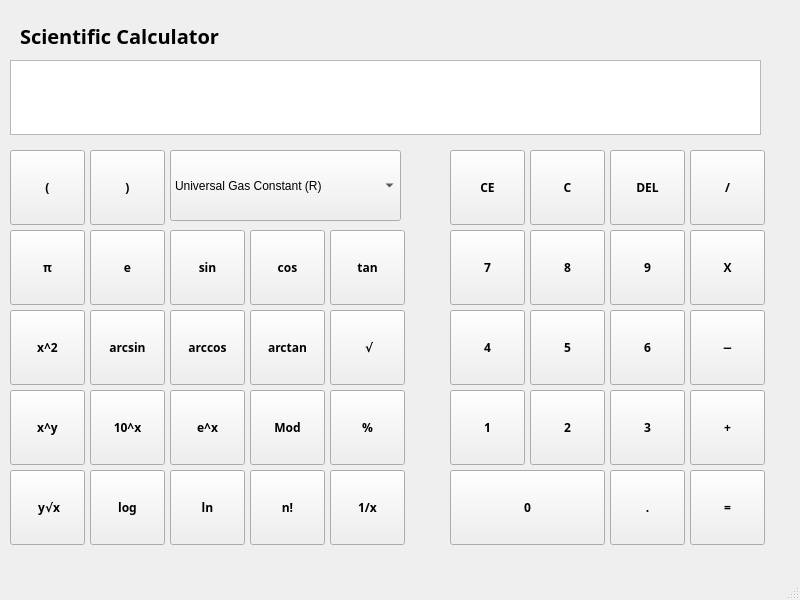
<?xml version="1.0" encoding="UTF-8"?>
<ui version="4.0">
 <class>MainWindow</class>
 <widget class="QMainWindow" name="MainWindow">
  <property name="geometry">
   <rect>
    <x>0</x>
    <y>0</y>
    <width>800</width>
    <height>600</height>
   </rect>
  </property>
  <property name="windowTitle">
   <string>MainWindow</string>
  </property>
  <property name="autoFillBackground">
   <bool>false</bool>
  </property>
  <widget class="QWidget" name="centralwidget">
   <widget class="QPushButton" name="pushButton">
    <property name="geometry">
     <rect>
      <x>450</x>
      <y>150</y>
      <width>75</width>
      <height>75</height>
     </rect>
    </property>
    <property name="font">
     <font>
      <family>Purisa</family>
      <weight>75</weight>
      <bold>true</bold>
     </font>
    </property>
    <property name="text">
     <string>CE</string>
    </property>
   </widget>
   <widget class="QPushButton" name="clearButton">
    <property name="geometry">
     <rect>
      <x>530</x>
      <y>150</y>
      <width>75</width>
      <height>75</height>
     </rect>
    </property>
    <property name="font">
     <font>
      <family>Purisa</family>
      <weight>75</weight>
      <bold>true</bold>
     </font>
    </property>
    <property name="text">
     <string>C</string>
    </property>
   </widget>
   <widget class="QPushButton" name="deleteButton">
    <property name="geometry">
     <rect>
      <x>610</x>
      <y>150</y>
      <width>75</width>
      <height>75</height>
     </rect>
    </property>
    <property name="font">
     <font>
      <family>Purisa</family>
      <weight>75</weight>
      <bold>true</bold>
     </font>
    </property>
    <property name="text">
     <string>DEL</string>
    </property>
   </widget>
   <widget class="QPushButton" name="numeral_9">
    <property name="geometry">
     <rect>
      <x>610</x>
      <y>230</y>
      <width>75</width>
      <height>75</height>
     </rect>
    </property>
    <property name="font">
     <font>
      <family>Purisa</family>
      <weight>75</weight>
      <bold>true</bold>
     </font>
    </property>
    <property name="text">
     <string>9</string>
    </property>
   </widget>
   <widget class="QPushButton" name="numeral_8">
    <property name="geometry">
     <rect>
      <x>530</x>
      <y>230</y>
      <width>75</width>
      <height>75</height>
     </rect>
    </property>
    <property name="font">
     <font>
      <family>Purisa</family>
      <weight>75</weight>
      <bold>true</bold>
     </font>
    </property>
    <property name="text">
     <string>8</string>
    </property>
   </widget>
   <widget class="QPushButton" name="numeral_7">
    <property name="geometry">
     <rect>
      <x>450</x>
      <y>230</y>
      <width>75</width>
      <height>75</height>
     </rect>
    </property>
    <property name="font">
     <font>
      <family>Purisa</family>
      <weight>75</weight>
      <bold>true</bold>
     </font>
    </property>
    <property name="text">
     <string>7</string>
    </property>
   </widget>
   <widget class="QPushButton" name="numeral_6">
    <property name="geometry">
     <rect>
      <x>610</x>
      <y>310</y>
      <width>75</width>
      <height>75</height>
     </rect>
    </property>
    <property name="font">
     <font>
      <family>Purisa</family>
      <weight>75</weight>
      <bold>true</bold>
     </font>
    </property>
    <property name="text">
     <string>6</string>
    </property>
   </widget>
   <widget class="QPushButton" name="numeral_5">
    <property name="geometry">
     <rect>
      <x>530</x>
      <y>310</y>
      <width>75</width>
      <height>75</height>
     </rect>
    </property>
    <property name="font">
     <font>
      <family>Purisa</family>
      <weight>75</weight>
      <bold>true</bold>
     </font>
    </property>
    <property name="text">
     <string>5</string>
    </property>
   </widget>
   <widget class="QPushButton" name="numeral_4">
    <property name="geometry">
     <rect>
      <x>450</x>
      <y>310</y>
      <width>75</width>
      <height>75</height>
     </rect>
    </property>
    <property name="font">
     <font>
      <family>Purisa</family>
      <weight>75</weight>
      <bold>true</bold>
     </font>
    </property>
    <property name="text">
     <string>4</string>
    </property>
   </widget>
   <widget class="QPushButton" name="numeral_3">
    <property name="geometry">
     <rect>
      <x>610</x>
      <y>390</y>
      <width>75</width>
      <height>75</height>
     </rect>
    </property>
    <property name="font">
     <font>
      <family>Purisa</family>
      <weight>75</weight>
      <bold>true</bold>
     </font>
    </property>
    <property name="text">
     <string>3</string>
    </property>
   </widget>
   <widget class="QPushButton" name="numeral_2">
    <property name="geometry">
     <rect>
      <x>530</x>
      <y>390</y>
      <width>75</width>
      <height>75</height>
     </rect>
    </property>
    <property name="font">
     <font>
      <family>Purisa</family>
      <weight>75</weight>
      <bold>true</bold>
     </font>
    </property>
    <property name="text">
     <string>2</string>
    </property>
   </widget>
   <widget class="QPushButton" name="numeral_1">
    <property name="geometry">
     <rect>
      <x>450</x>
      <y>390</y>
      <width>75</width>
      <height>75</height>
     </rect>
    </property>
    <property name="font">
     <font>
      <family>Purisa</family>
      <weight>75</weight>
      <bold>true</bold>
     </font>
    </property>
    <property name="text">
     <string>1</string>
    </property>
   </widget>
   <widget class="QPushButton" name="divideButton">
    <property name="geometry">
     <rect>
      <x>690</x>
      <y>150</y>
      <width>75</width>
      <height>75</height>
     </rect>
    </property>
    <property name="font">
     <font>
      <family>Purisa</family>
      <weight>75</weight>
      <bold>true</bold>
     </font>
    </property>
    <property name="text">
     <string>/</string>
    </property>
   </widget>
   <widget class="QPushButton" name="multiplyButton">
    <property name="geometry">
     <rect>
      <x>690</x>
      <y>230</y>
      <width>75</width>
      <height>75</height>
     </rect>
    </property>
    <property name="font">
     <font>
      <family>Purisa</family>
      <weight>75</weight>
      <bold>true</bold>
     </font>
    </property>
    <property name="text">
     <string>X</string>
    </property>
   </widget>
   <widget class="QPushButton" name="addButton">
    <property name="geometry">
     <rect>
      <x>690</x>
      <y>390</y>
      <width>75</width>
      <height>75</height>
     </rect>
    </property>
    <property name="font">
     <font>
      <family>Purisa</family>
      <weight>75</weight>
      <bold>true</bold>
     </font>
    </property>
    <property name="text">
     <string>+</string>
    </property>
   </widget>
   <widget class="QPushButton" name="subtractButton">
    <property name="geometry">
     <rect>
      <x>690</x>
      <y>310</y>
      <width>75</width>
      <height>75</height>
     </rect>
    </property>
    <property name="font">
     <font>
      <family>Purisa</family>
      <weight>75</weight>
      <bold>true</bold>
     </font>
    </property>
    <property name="text">
     <string>−</string>
    </property>
   </widget>
   <widget class="QPushButton" name="decimalButton">
    <property name="geometry">
     <rect>
      <x>610</x>
      <y>470</y>
      <width>75</width>
      <height>75</height>
     </rect>
    </property>
    <property name="font">
     <font>
      <family>Purisa</family>
      <weight>75</weight>
      <bold>true</bold>
     </font>
    </property>
    <property name="text">
     <string>.</string>
    </property>
   </widget>
   <widget class="QPushButton" name="ansButton">
    <property name="geometry">
     <rect>
      <x>690</x>
      <y>470</y>
      <width>75</width>
      <height>75</height>
     </rect>
    </property>
    <property name="font">
     <font>
      <family>Purisa</family>
      <weight>75</weight>
      <bold>true</bold>
     </font>
    </property>
    <property name="text">
     <string>=</string>
    </property>
   </widget>
   <widget class="QPushButton" name="numeral_0">
    <property name="geometry">
     <rect>
      <x>450</x>
      <y>470</y>
      <width>155</width>
      <height>75</height>
     </rect>
    </property>
    <property name="font">
     <font>
      <family>Purisa</family>
      <weight>75</weight>
      <bold>true</bold>
     </font>
    </property>
    <property name="text">
     <string>0</string>
    </property>
   </widget>
   <widget class="QPushButton" name="sinButton">
    <property name="geometry">
     <rect>
      <x>170</x>
      <y>230</y>
      <width>75</width>
      <height>75</height>
     </rect>
    </property>
    <property name="font">
     <font>
      <family>Purisa</family>
      <weight>75</weight>
      <bold>true</bold>
     </font>
    </property>
    <property name="text">
     <string>sin</string>
    </property>
   </widget>
   <widget class="QPushButton" name="taninverseButton">
    <property name="geometry">
     <rect>
      <x>250</x>
      <y>310</y>
      <width>75</width>
      <height>75</height>
     </rect>
    </property>
    <property name="font">
     <font>
      <family>Purisa</family>
      <weight>75</weight>
      <bold>true</bold>
     </font>
    </property>
    <property name="text">
     <string>arctan</string>
    </property>
   </widget>
   <widget class="QPushButton" name="tanButton">
    <property name="geometry">
     <rect>
      <x>330</x>
      <y>230</y>
      <width>75</width>
      <height>75</height>
     </rect>
    </property>
    <property name="font">
     <font>
      <family>Purisa</family>
      <weight>75</weight>
      <bold>true</bold>
     </font>
    </property>
    <property name="text">
     <string>tan</string>
    </property>
   </widget>
   <widget class="QPushButton" name="eraiseButton">
    <property name="geometry">
     <rect>
      <x>170</x>
      <y>390</y>
      <width>75</width>
      <height>75</height>
     </rect>
    </property>
    <property name="font">
     <font>
      <family>Purisa</family>
      <weight>75</weight>
      <bold>true</bold>
     </font>
    </property>
    <property name="text">
     <string>e^x</string>
    </property>
   </widget>
   <widget class="QPushButton" name="sqrButton">
    <property name="geometry">
     <rect>
      <x>10</x>
      <y>310</y>
      <width>75</width>
      <height>75</height>
     </rect>
    </property>
    <property name="font">
     <font>
      <family>Purisa</family>
      <weight>75</weight>
      <bold>true</bold>
     </font>
    </property>
    <property name="text">
     <string>x^2</string>
    </property>
   </widget>
   <widget class="QPushButton" name="closedBButton">
    <property name="geometry">
     <rect>
      <x>90</x>
      <y>150</y>
      <width>75</width>
      <height>75</height>
     </rect>
    </property>
    <property name="font">
     <font>
      <family>Purisa</family>
      <weight>75</weight>
      <bold>true</bold>
     </font>
    </property>
    <property name="text">
     <string>)</string>
    </property>
   </widget>
   <widget class="QPushButton" name="modButton">
    <property name="geometry">
     <rect>
      <x>250</x>
      <y>390</y>
      <width>75</width>
      <height>75</height>
     </rect>
    </property>
    <property name="font">
     <font>
      <family>Purisa</family>
      <weight>75</weight>
      <bold>true</bold>
     </font>
    </property>
    <property name="text">
     <string>Mod</string>
    </property>
   </widget>
   <widget class="QPushButton" name="eButton">
    <property name="geometry">
     <rect>
      <x>90</x>
      <y>230</y>
      <width>75</width>
      <height>75</height>
     </rect>
    </property>
    <property name="font">
     <font>
      <family>Purisa</family>
      <weight>75</weight>
      <bold>true</bold>
     </font>
    </property>
    <property name="text">
     <string>e</string>
    </property>
   </widget>
   <widget class="QPushButton" name="sininverseButton">
    <property name="geometry">
     <rect>
      <x>90</x>
      <y>310</y>
      <width>75</width>
      <height>75</height>
     </rect>
    </property>
    <property name="font">
     <font>
      <family>Purisa</family>
      <weight>75</weight>
      <bold>true</bold>
     </font>
    </property>
    <property name="text">
     <string>arcsin</string>
    </property>
   </widget>
   <widget class="QPushButton" name="cosinverseButton">
    <property name="geometry">
     <rect>
      <x>170</x>
      <y>310</y>
      <width>75</width>
      <height>75</height>
     </rect>
    </property>
    <property name="font">
     <font>
      <family>Purisa</family>
      <weight>75</weight>
      <bold>true</bold>
     </font>
    </property>
    <property name="text">
     <string>arccos</string>
    </property>
   </widget>
   <widget class="QPushButton" name="xraiseyButton">
    <property name="geometry">
     <rect>
      <x>10</x>
      <y>390</y>
      <width>75</width>
      <height>75</height>
     </rect>
    </property>
    <property name="font">
     <font>
      <family>Purisa</family>
      <weight>75</weight>
      <bold>true</bold>
     </font>
    </property>
    <property name="text">
     <string>x^y</string>
    </property>
   </widget>
   <widget class="QPushButton" name="tenraiseButton">
    <property name="geometry">
     <rect>
      <x>90</x>
      <y>390</y>
      <width>75</width>
      <height>75</height>
     </rect>
    </property>
    <property name="font">
     <font>
      <family>Purisa</family>
      <weight>75</weight>
      <bold>true</bold>
     </font>
    </property>
    <property name="text">
     <string>10^x</string>
    </property>
   </widget>
   <widget class="QPushButton" name="cosButton">
    <property name="geometry">
     <rect>
      <x>250</x>
      <y>230</y>
      <width>75</width>
      <height>75</height>
     </rect>
    </property>
    <property name="font">
     <font>
      <family>Purisa</family>
      <weight>75</weight>
      <bold>true</bold>
     </font>
    </property>
    <property name="text">
     <string>cos</string>
    </property>
   </widget>
   <widget class="QPushButton" name="piButton">
    <property name="geometry">
     <rect>
      <x>10</x>
      <y>230</y>
      <width>75</width>
      <height>75</height>
     </rect>
    </property>
    <property name="font">
     <font>
      <family>Purisa</family>
      <weight>75</weight>
      <bold>true</bold>
      <kerning>true</kerning>
     </font>
    </property>
    <property name="text">
     <string>π</string>
    </property>
   </widget>
   <widget class="QPushButton" name="sqrtButton">
    <property name="geometry">
     <rect>
      <x>330</x>
      <y>310</y>
      <width>75</width>
      <height>75</height>
     </rect>
    </property>
    <property name="font">
     <font>
      <family>Purisa</family>
      <weight>75</weight>
      <bold>true</bold>
     </font>
    </property>
    <property name="text">
     <string> √</string>
    </property>
   </widget>
   <widget class="QPushButton" name="openBButton">
    <property name="geometry">
     <rect>
      <x>10</x>
      <y>150</y>
      <width>75</width>
      <height>75</height>
     </rect>
    </property>
    <property name="font">
     <font>
      <family>Purisa</family>
      <weight>75</weight>
      <bold>true</bold>
     </font>
    </property>
    <property name="text">
     <string>(</string>
    </property>
   </widget>
   <widget class="QPushButton" name="percentButton">
    <property name="geometry">
     <rect>
      <x>330</x>
      <y>390</y>
      <width>75</width>
      <height>75</height>
     </rect>
    </property>
    <property name="font">
     <font>
      <family>Purisa</family>
      <weight>75</weight>
      <bold>true</bold>
     </font>
    </property>
    <property name="text">
     <string>%</string>
    </property>
   </widget>
   <widget class="QPushButton" name="facButton">
    <property name="geometry">
     <rect>
      <x>250</x>
      <y>470</y>
      <width>75</width>
      <height>75</height>
     </rect>
    </property>
    <property name="font">
     <font>
      <family>Purisa</family>
      <weight>75</weight>
      <bold>true</bold>
     </font>
    </property>
    <property name="text">
     <string>n!</string>
    </property>
   </widget>
   <widget class="QPushButton" name="logButton">
    <property name="geometry">
     <rect>
      <x>90</x>
      <y>470</y>
      <width>75</width>
      <height>75</height>
     </rect>
    </property>
    <property name="font">
     <font>
      <family>Purisa</family>
      <weight>75</weight>
      <bold>true</bold>
     </font>
    </property>
    <property name="text">
     <string>log</string>
    </property>
   </widget>
   <widget class="QPushButton" name="lnButton">
    <property name="geometry">
     <rect>
      <x>170</x>
      <y>470</y>
      <width>75</width>
      <height>75</height>
     </rect>
    </property>
    <property name="font">
     <font>
      <family>Purisa</family>
      <weight>75</weight>
      <bold>true</bold>
     </font>
    </property>
    <property name="text">
     <string>ln</string>
    </property>
   </widget>
   <widget class="QPushButton" name="reciprocalButton">
    <property name="geometry">
     <rect>
      <x>330</x>
      <y>470</y>
      <width>75</width>
      <height>75</height>
     </rect>
    </property>
    <property name="font">
     <font>
      <family>Purisa</family>
      <weight>75</weight>
      <bold>true</bold>
     </font>
    </property>
    <property name="text">
     <string>1/x</string>
    </property>
   </widget>
   <widget class="QPushButton" name="yrootxButton">
    <property name="geometry">
     <rect>
      <x>10</x>
      <y>470</y>
      <width>75</width>
      <height>75</height>
     </rect>
    </property>
    <property name="font">
     <font>
      <family>Purisa</family>
      <weight>75</weight>
      <bold>true</bold>
     </font>
    </property>
    <property name="text">
     <string> y√x</string>
    </property>
   </widget>
   <widget class="QLabel" name="label">
    <property name="geometry">
     <rect>
      <x>20</x>
      <y>10</y>
      <width>241</width>
      <height>51</height>
     </rect>
    </property>
    <property name="font">
     <font>
      <family>Purisa</family>
      <pointsize>15</pointsize>
      <weight>75</weight>
      <bold>true</bold>
     </font>
    </property>
    <property name="text">
     <string>Scientific Calculator</string>
    </property>
   </widget>
   <widget class="QTextEdit" name="dispText">
    <property name="geometry">
     <rect>
      <x>10</x>
      <y>60</y>
      <width>751</width>
      <height>75</height>
     </rect>
    </property>
   </widget>
   <widget class="QComboBox" name="pconstBox">
    <property name="geometry">
     <rect>
      <x>170</x>
      <y>150</y>
      <width>231</width>
      <height>71</height>
     </rect>
    </property>
    <item>
     <property name="text">
      <string>Universal Gas Constant (R)</string>
     </property>
    </item>
    <item>
     <property name="text">
      <string>Boltzmann's Constant (k)</string>
     </property>
    </item>
    <item>
     <property name="text">
      <string>Avogadro Number (N)</string>
     </property>
    </item>
    <item>
     <property name="text">
      <string>Planck's Constant (h)</string>
     </property>
    </item>
    <item>
     <property name="text">
      <string>Stefan - Boltzmann Constant</string>
     </property>
    </item>
   </widget>
  </widget>
  <widget class="QMenuBar" name="menubar">
   <property name="geometry">
    <rect>
     <x>0</x>
     <y>0</y>
     <width>800</width>
     <height>23</height>
    </rect>
   </property>
  </widget>
  <widget class="QStatusBar" name="statusbar"/>
 </widget>
 <resources/>
 <connections/>
</ui>
